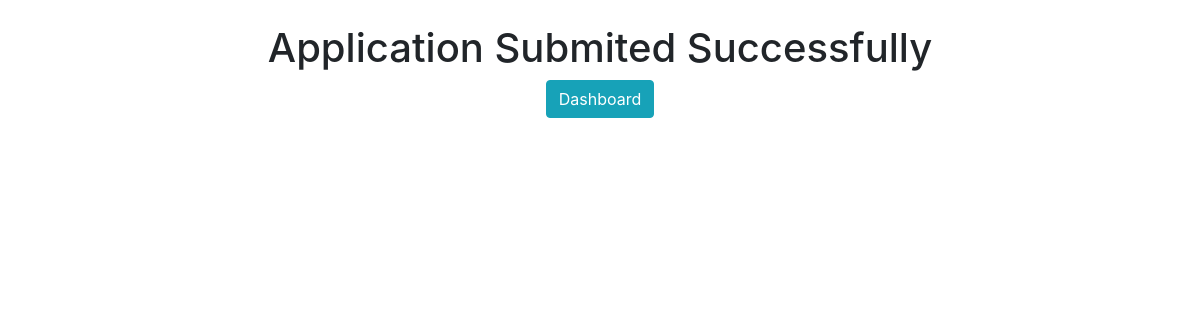
The app's page /application/status/ (signed in), older data.
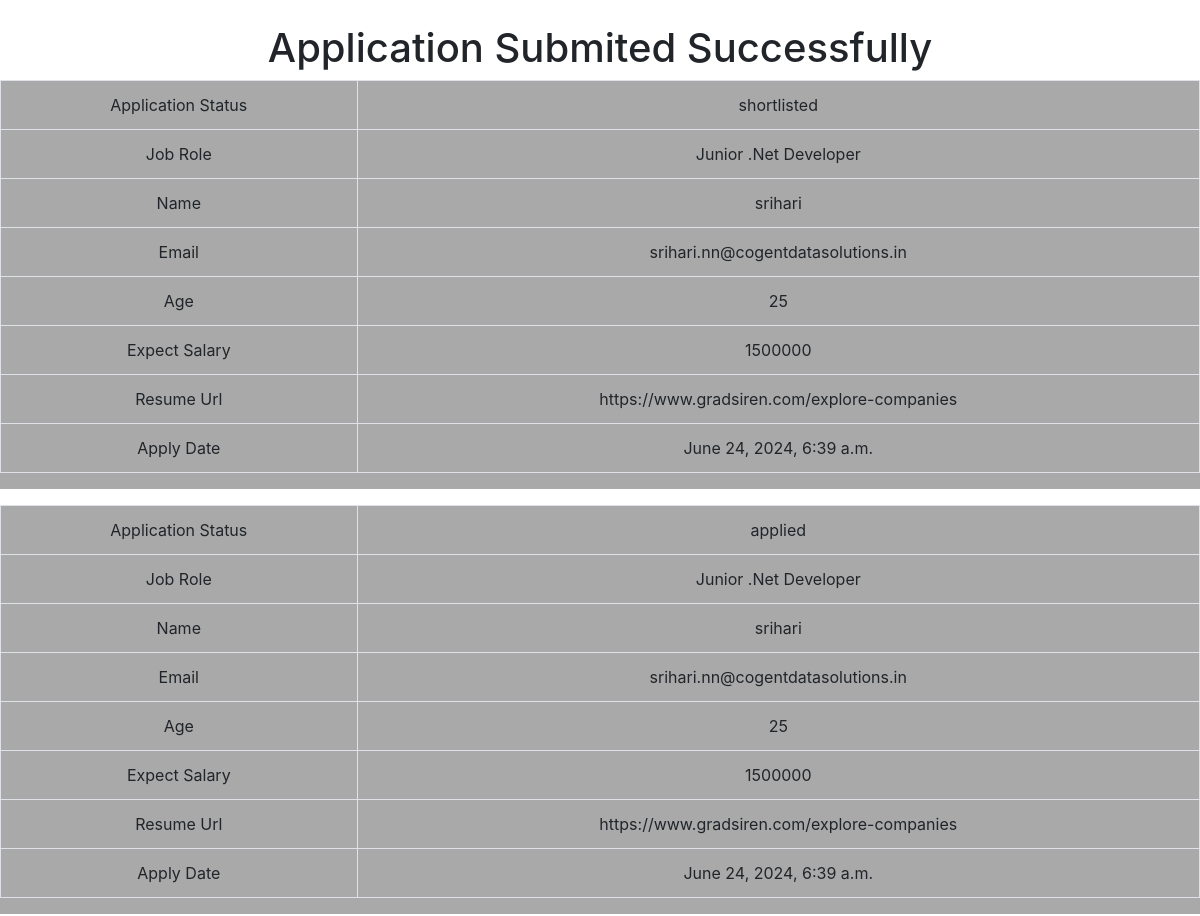
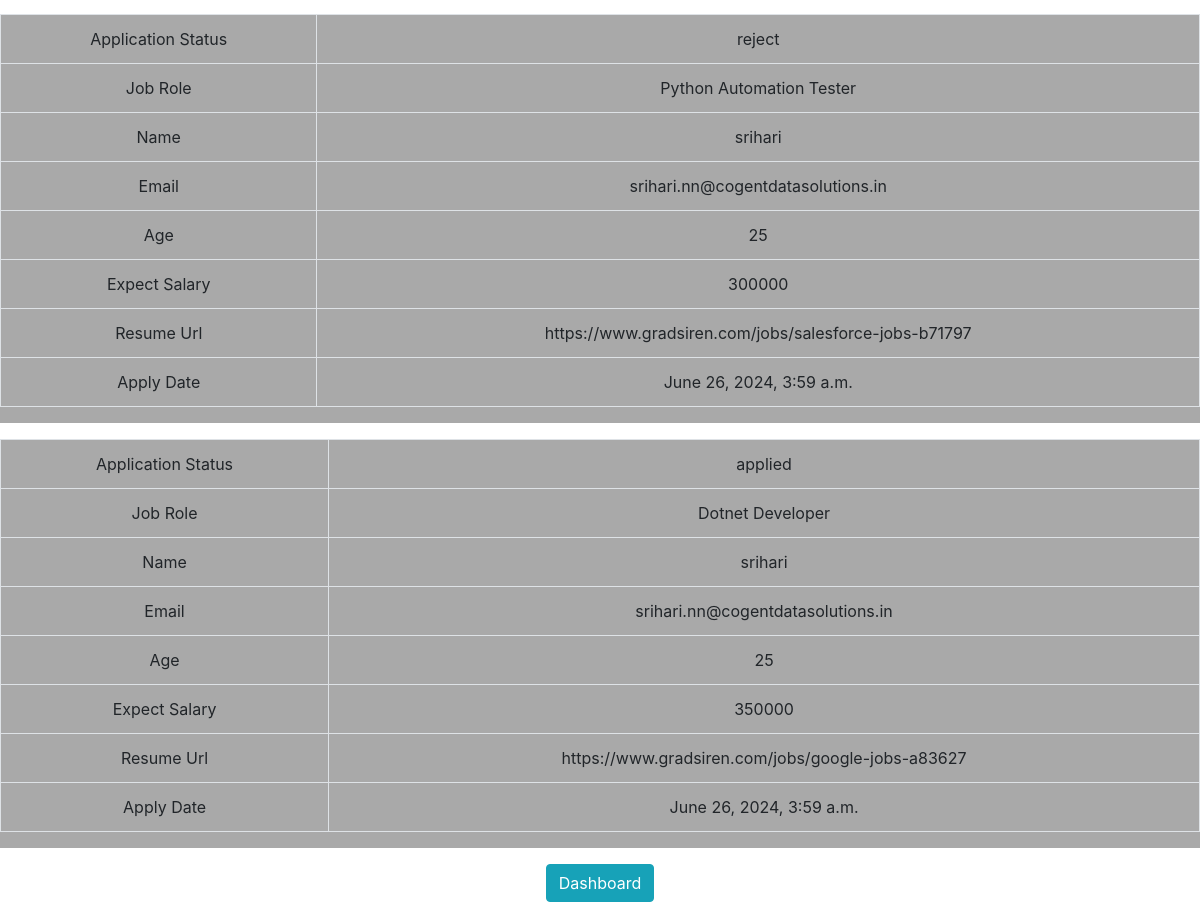
The same page, newer data (2 pictures, top to bottom).
### application/models.py (models this page shows, shortened)
class application(models.Model):
    PROGRESS_CHOICE=[
         ('applied', 'Applied'),
         ('shortlisted', 'Shortlisted'),
         ('selected', 'Selected'),
    ]
    job=models.ForeignKey(job_model, on_delete=models.CASCADE)
    name=models.CharField(max_length=250)
    email=models.EmailField(max_length=250)
    age=models.IntegerField()
    expect_salary=models.IntegerField()
    resume_url=models.URLField(max_length=250)
    progress = models.CharField(max_length=20, choices=PROGRESS_CHOICE, default='applied')
    apply_date=models.DateTimeField(auto_now_add=True)

### job/models.py (models this page shows)
class job_model(models.Model):
    job_title=models.CharField(max_length=200)
    job_location = models.CharField(max_length=100)
    job_description=models.TextField()
    job_posted_date = models.DateTimeField(auto_now_add=True)
    apply_url=models.URLField()
    posted_by = models.ForeignKey(Profile, on_delete=models.CASCADE, related_name='jobs_posted')
    def __str__(self):
        return self.job_title

### application/views.py (the view)
# urls.py: path('status/', views.status,name='status'),
def status(request):
    email=request.user.email
    print(email)
    obj=application.objects.filter(email=email)
    return render(request,'application/status.html',{'obj':obj})

### application/templates/application/status.html (shortened to what this page needs)
<!DOCTYPE html>
<html lang="en">
<head>
    <link rel="stylesheet" href="https://cdn.jsdelivr.net/npm/bootstrap@4.6.2/dist/css/bootstrap.min.css">
</head>
<body>
    <div class="mt-4 text-center">
        <h1>Application Submited Successfully</h1>
        {%for i in obj%}
        <div class="d-flex justify-content-center mb-3" style="background-color: darkgrey;">
            <table class="table table-bordered">
                <tbody>
                            <tr>
                                    <td>Application Status</td> <td>{{i.progress}}</td>
                            </tr>
                            <tr>
                                <td>Job Role</td> <td>{{i.job}}</td>
                            </tr>
                            <tr>
                                    <td>Name</td> <td>{{i.name}}</td>
                            </tr>
                            <tr>
                                    <td>Email</td> <td>{{i.email}}</td>
                            </tr>
                            <tr>
                                    <td>Age</td> <td>{{i.age}}</td>
                            </tr>
                            <tr>
                                    <td>Expect Salary</td> <td>{{i.expect_salary}}</td>
                            </tr>
                            <tr>
                                    <td>Resume Url</td> <td>{{i.resume_url}}</td>
                            </tr>
                            <tr>
                                    <td>Apply Date</td> <td>{{i.apply_date}}</td>
                            </tr>
                            <br>
                </tbody>
            </table>
            <br><br><br><br><br>
        </div>
        {%endfor%}
        <a href="{% url 'user:jobdashboard' %}" class="btn btn-info mx-2">Dashboard</a>
    </div>
</body>
</html>

Row changes from the older to the newer data that the page shows:
added application: progress "shortlisted", job "Junior .Net Developer", name "srihari", email "srihari.nn@cogentdatasolutions.in", age "25", expect_salary "1500000", resume_url "https://www.gradsiren.com/explore-companies", apply_date "June 24, 2024, 6:39 a.m."
added application: progress "applied", job "Junior .Net Developer", name "srihari", email "srihari.nn@cogentdatasolutions.in", age "25", expect_salary "1500000", resume_url "https://www.gradsiren.com/explore-companies", apply_date "June 24, 2024, 6:39 a.m."
added application: progress "reject", job "Python Automation Tester", name "srihari", email "srihari.nn@cogentdatasolutions.in", age "25", expect_salary "300000", resume_url "https://www.gradsiren.com/jobs/salesforce-jobs-b71797", apply_date "June 26, 2024, 3:59 a.m."
added application: progress "applied", job "Dotnet Developer", name "srihari", email "srihari.nn@cogentdatasolutions.in", age "25", expect_salary "350000", resume_url "https://www.gradsiren.com/jobs/google-jobs-a83627", apply_date "June 26, 2024, 3:59 a.m."
